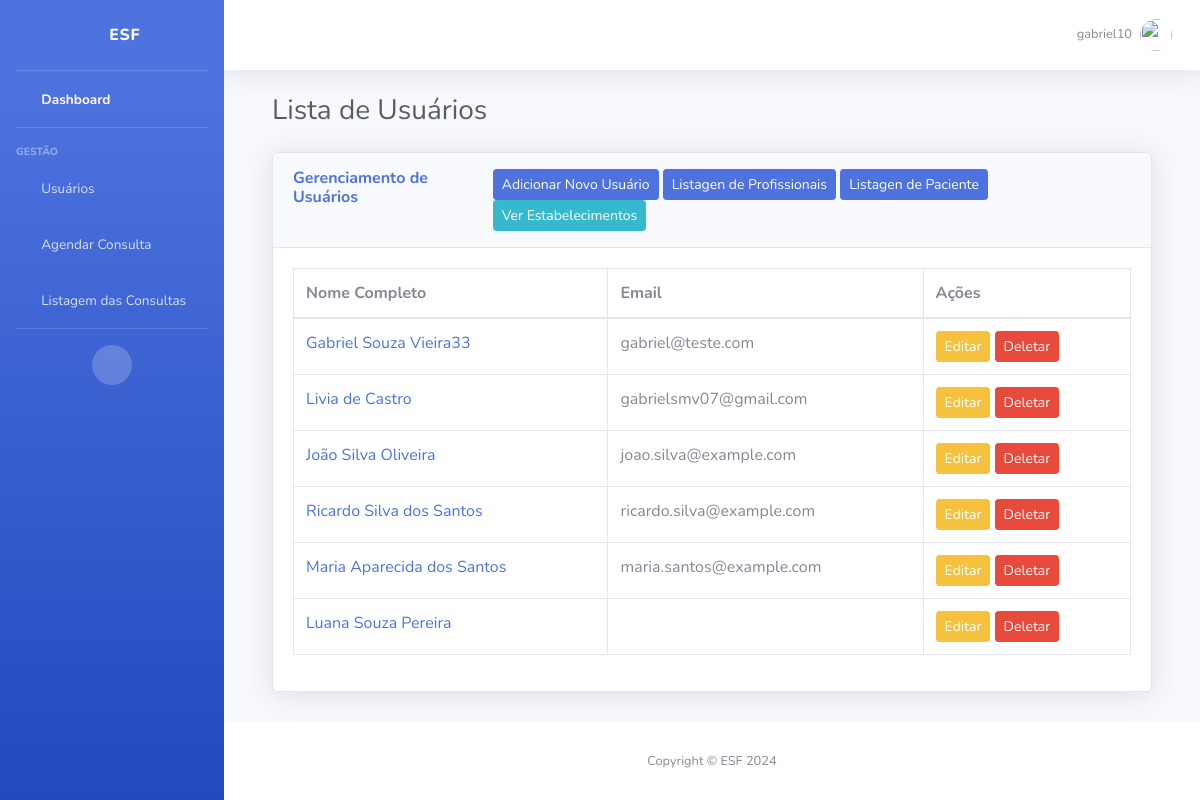
Screenshot of /usuario_list/ (signed in) with the database file from the repository.
### usuarios/models.py (models this page shows, shortened)
class Usuario(User):
    nome_completo = models.CharField(max_length=255)
    data_nascimento = models.DateField(null=True, blank=True)
    rua = models.CharField(max_length=255)
    num_casa = models.IntegerField()
    uf = models.CharField(max_length=2)
    cpf = models.CharField(max_length=11, unique=True)
    rg = models.CharField(max_length=9, unique=True)
    nome_mae = models.CharField(max_length=255)
    nome_pai = models.CharField(max_length=255, blank=True, null=True)

### usuarios/views.py (the view)
# urls.py: path('usuario_list/', views.usuario_list, name='usuario_list'),
@login_required
@group_required('Profissional')
def usuario_list(request):
    usuarios = Usuario.objects.all()
    return render(request, 'usuarios/listaTodos.html', {'usuarios': usuarios})

### usuarios/views.py (called while the page is built)
def group_required(group_name):
    def decorator(view_func):
        @wraps(view_func)
        def _wrapped_view(request, *args, **kwargs):
            if request.user.is_authenticated and request.user.groups.filter(name=group_name).exists():
                return view_func(request, *args, **kwargs)
            return HttpResponseForbidden("Você não tem permissão para acessar esta página.")
        return _wrapped_view
    return decorator

### templates/usuarios/listaTodos.html
{% extends '_base.html' %}
{% block content %}
    <div class="container-fluid">
        <div class="d-sm-flex align-items-center justify-content-between mb-4">
            <h1 class="h3 mb-0 text-gray-800">Lista de Usuários</h1>
        </div>
        <div class="card shadow mb-4">
            <div class="card-header py-3 d-flex justify-content-between">
                <h6 class="m-0 font-weight-bold text-primary">Gerenciamento de Usuários</h6>
                <div>
                    <a href="{% url 'usuario_create' %}" class="btn btn-primary btn-sm">Adicionar Novo Usuário</a>
                    <a href="{% url 'profissional_list' %}" class="btn btn-primary btn-sm">Listagen de Profissionais</a>
                    <a href="{% url 'paciente_list' %}" class="btn btn-primary btn-sm">Listagen de Paciente</a>
                    <a href="{% url 'estabelecimento_list' %}" class="btn btn-info btn-sm">Ver Estabelecimentos</a>
                </div>
            </div>
            <div class="card-body">
                <div class="table-responsive">
                    <table class="table table-bordered table-hover" id="dataTable" width="100%" cellspacing="0">
                        <thead>
                            <tr>
                                <th>Nome Completo</th>
                                <th>Email</th>
                                <th>Ações</th>
                            </tr>
                        </thead>
                        <tbody>
                            {% for usuario in usuarios %}
                            <tr>
                                <td><a href="{% url 'usuario_detail' usuario.pk %}">{{ usuario.nome_completo }}</a></td>
                                <td>{{ usuario.email }}</td>
                                <td>
                                    <a href="{% url 'usuario_update' usuario.pk %}" class="btn btn-warning btn-sm">Editar</a>
                                    <a href="{% url 'usuario_delete' usuario.pk %}" class="btn btn-danger btn-sm">Deletar</a>
                                </td>
                            </tr>
                            {% endfor %}
                        </tbody>
                    </table>
                </div>
            </div>
        </div>
    </div>
{% endblock %}

### templates/_base.html (shortened to what this page needs)
{% load static %}
<!DOCTYPE html>
<html lang="en">
<head>
    <link href="{% static 'vendor/fontawesome-free/css/all.min.css' %}" rel="stylesheet" type="text/css">
    <link href="{% static 'css/sb-admin-2.min.css' %}" rel="stylesheet">
</head>
<body id="page-top">
    <div id="wrapper">
        <ul class="navbar-nav bg-gradient-primary sidebar sidebar-dark accordion" id="accordionSidebar">
            <a class="sidebar-brand d-flex align-items-center justify-content-center" href="{% url "home" %}">
                <div class="sidebar-brand-icon">
                    <i class="fas fa-hospital"></i>
                </div>
                <div class="sidebar-brand-text mx-3">ESF</div>
            </a>
            <hr class="sidebar-divider my-0">
            <li class="nav-item active">
                <a class="nav-link" href="">
                    <i class="fas fa-fw fa-tachometer-alt"></i>
                    <span>Dashboard</span>
                </a>
            </li>
            <hr class="sidebar-divider">
            <div class="sidebar-heading">
                Gestão
            </div>
                    <li class="nav-item">
                        <a class="nav-link" href="{% url "usuario_list" %}">
                            <i class="fas fa-fw fa-user-injured"></i>
                            <span>Usuários</span>
                        </a>
                    </li>
            <li class="nav-item">
                <a class="nav-link" href="{% url "consulta_create" %}">
                    <i class="fas fa-fw fa-calendar-alt"></i>
                    <span>Agendar Consulta</span>
                </a>
            </li>
            <li class="nav-item">
                <a class="nav-link" href="{% url "consulta_list" %}">
                    <i class="fas fa-fw fa-calendar-alt"></i>
                    <span>Listagem das Consultas</span>
                </a>
            </li>
            <hr class="sidebar-divider d-none d-md-block">
            <div class="text-center d-none d-md-inline">
                <button class="rounded-circle border-0" id="sidebarToggle"></button>
            </div>
        </ul>
        <div id="content-wrapper" class="d-flex flex-column">
            <div id="content">
                <nav class="navbar navbar-expand navbar-light bg-white topbar mb-4 static-top shadow">
                    <ul class="navbar-nav ml-auto">
                            {% if user.is_authenticated %}
                                <li class="nav-item dropdown no-arrow">
                                    <a class="nav-link dropdown-toggle" href="#" id="userDropdown" role="button" data-toggle="dropdown" aria-haspopup="true" aria-expanded="false">
                                        <span class="mr-2 d-none d-lg-inline text-gray-600 small">{{ user.username }}</span>
                                        <img class="img-profile rounded-circle" src="{% static 'img/undraw_profile.svg' %}">
                                    </a>
                            {% else %}
                                    <a class="btn btn-primary" href="{% url 'login' %}">
                                        <i class="fas fa-sign-in-alt fa-sm fa-fw mr-2 text-white-400"></i>
                                        Login
                                    </a>
                            {% endif %}
                        </li>
                    </ul>
                </nav>
                <div class="container-fluid">
                    {% block content %}
                    {% endblock %}
                </div>
            </div>
            <footer class="sticky-footer bg-white">
                <div class="container my-auto">
                    <div class="copyright text-center my-auto">
                        <span>Copyright &copy; ESF 2024</span>
                    </div>
                </div>
            </footer>
        </div>
    </div>
</body>
</html>

### rows the page displays
Usuario: nome_completo "Gabriel Souza Vieira33", email "gabriel@teste.com"
Usuario: nome_completo "Livia de Castro", email "gabrielsmv07@gmail.com"
Usuario: nome_completo "João Silva Oliveira", email "joao.silva@example.com"
Usuario: nome_completo "Ricardo Silva dos Santos", email "ricardo.silva@example.com"
Usuario: nome_completo "Maria Aparecida dos Santos", email "maria.santos@example.com"
Usuario: nome_completo "Luana Souza Pereira"

### other values shown
{{ user.username }} "gabriel10"
